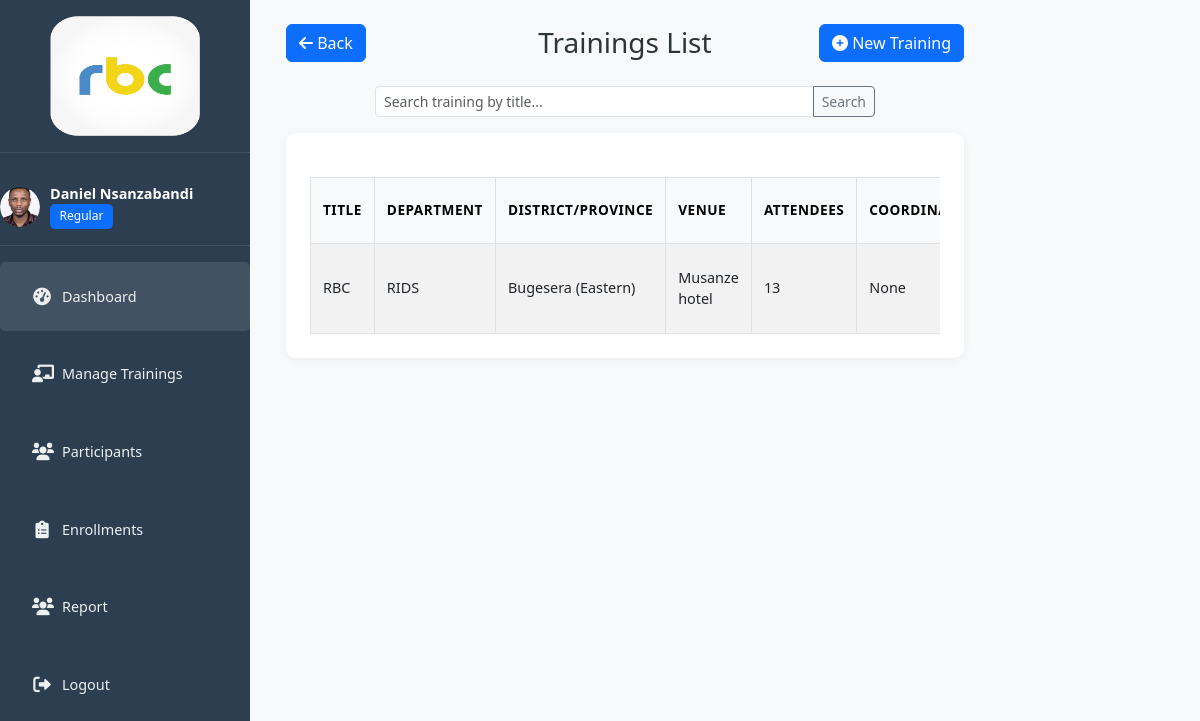
The page /trainings/ (signed in) on the database its author committed.
### trainings/models.py (models this page shows, shortened)
class Staff(AbstractUser):
    ROLE_CHOICES = (
        ('admin', 'Admin'),
        ('regular', 'Regular'),
        ('supervisor', 'Supervisor'),
    )
    contact_number = models.CharField(max_length=20, blank=True)
    position = models.CharField(max_length=100, blank=True)
    department = models.ForeignKey(Department, on_delete=models.SET_NULL, null=True, blank=True)
    role = models.CharField(max_length=50, choices=ROLE_CHOICES, null=True, blank=True)
    profile_picture = models.ImageField(upload_to='profile_pics/', null=True, blank=True)
    active = models.BooleanField(default=False)

class Training(models.Model):
    STATUS_CHOICES = (
        ('pending', 'Pending Approval'),
        ('approved', 'Approved'),
        ('rejected', 'Rejected'),
        ('in_progress', 'In Progress'),
        ('completed', 'Completed'),
        ('canceled', 'Canceled'),
    )
    title = models.CharField(max_length=200)
    department = models.ForeignKey(Department, on_delete=models.SET_NULL, null=True, blank=True)
    province = models.ForeignKey(Province, on_delete=models.SET_NULL, null=True, blank=True)
    district = models.ForeignKey(District, on_delete=models.SET_NULL, null=True, blank=True)
    venue = models.CharField(max_length=255)
    start_date = models.DateField()
    end_date = models.DateField()
    max_capacity = models.PositiveIntegerField()
    rejection_reason = models.TextField(blank=True, null=True)
    coordinator = models.ForeignKey(
        'Staff',
        on_delete=models.SET_NULL,
        null=True,
        blank=True,
        related_name='coordinated_trainings'
    )
    created_by = models.ForeignKey('Staff', on_delete=models.CASCADE)
    status = models.CharField(max_length=20, choices=STATUS_CHOICES, default='pending')
    created_at = models.DateTimeField(auto_now_add=True)
    class Meta:
        ordering = ['-created_at']

class Department(models.Model):
    name = models.CharField(max_length=100, unique=True)
    class Meta:
        ordering = ['name']
    def __str__(self):
        return self.name

class District(models.Model):
    name = models.CharField(max_length=100)
    province = models.ForeignKey(Province, on_delete=models.CASCADE, related_name='districts')
    class Meta:
        unique_together = ('name', 'province')
        ordering = ['province', 'name']
    def __str__(self):
        return f"{self.name} ({self.province.name})"

class Province(models.Model):
    name = models.CharField(max_length=100, unique=True)
    class Meta:
        ordering = ['name']

### trainings/views.py (the view)
# urls.py: path('trainings/', views.training_list, name='training_list'),
@login_required
def training_list(request):
    staff = request.user
    query = request.GET.get('q')
    if staff.role == 'admin':
        trainings = Training.objects.all()
    elif staff.role == 'supervisor':
        trainings = Training.objects.filter(coordinator=staff)
    else:
        trainings = Training.objects.filter(department=staff.department)
    if query:
        trainings = trainings.filter(Q(title__icontains=query) | Q(department__name__icontains=query))
    return render(request, 'trainings/training_list.html', {
        'trainings': trainings,
        'staff': staff
    })

### trainings/templates/trainings/training_list.html (shortened to what this page needs)
{% extends 'base.html' %}
{% load custom_tags %}
{% block content %}
{% include 'trainings/sidebar.html' %}
<div class="main-content container-fluid px-4 py-4">
  <div class="row align-items-center mb-4">
    <div class="col-md-4 text-start">
      <a href="{% url 'dashboard' %}" class="btn btn-primary">
        <i class="fas fa-arrow-left"></i> Back
      </a>
    </div>
    <div class="col-md-4 text-center">
      <h3 class="mb-0">Trainings List</h3>
    </div>
    <div class="col-md-4 text-end">
      <a href="{% url 'training_create' %}" class="btn btn-primary">
        <i class="fas fa-plus-circle"></i> New Training
      </a>
    </div>
  </div>
  <form method="get" class="mb-3 d-flex justify-content-center">
    <div class="input-group input-group-sm" style="max-width: 500px; width: 100%;">
      <input type="text" name="q" class="form-control" placeholder="Search training by title..." value="{{ request.GET.q }}">
      <button class="btn btn-outline-secondary" type="submit">Search</button>
    </div>
  </form>
  <div class="card">
    <div class="card-body">
      {% if trainings %}
      <div class="table-responsive">
        <table class="table table-bordered table-striped align-middle">
          <thead class="table-light">
            <tr>
              <th>Title</th>
              <th>Department</th>
              <th>District/Province</th>
              <th>Venue</th>
              <th>Attendees</th>
              <th>Coordinator</th>
            </tr>
          </thead>
          <tbody>
            {% for training in trainings %}
            <tr>
              <td>{{ training.title }}</td>
              <td>{{ training.department }}</td>
              <td>{{ training.district }}</td>
              <td>{{ training.venue }}</td>
              <td>{{ training.max_capacity }}</td>
              <td>{{ training.coordinator }}</td>
            </tr>
            {% endfor %}
          </tbody>
        </table>
      </div>
      {% else %}
      <div class="text-center py-4">
        <i class="fas fa-chalkboard-teacher fa-3x text-muted mb-3"></i>
        <h4>No training sessions found</h4>
        <p>Create your first training by clicking the "New Training" button above.</p>
      </div>
      {% endif %}
    </div>
  </div>
</div>
{% endblock %}

### trainings/templates/trainings/sidebar.html (shortened to what this page needs)
{% load static %}
<div class="sidebar">
  <div class="logo">
    <img src="{% static 'img/logo1.png' %}" alt="Logo" width="150" height="120">
  </div>
  <div class="user-info">
    <div class="avatar">
      {% if staff.profile_picture %}
        <img src="{{ staff.profile_picture.url }}" alt="User avatar" class="rounded-circle" width="50" height="50">
      {% else %}
        <img src="https://via.placeholder.com/50" alt="User avatar" class="rounded-circle" width="50" height="50">
      {% endif %}
    </div>
    <div class="user-details">
      <h5>{{ staff.get_full_name }}</h5>
      <span class="badge bg-primary">{{ staff.role|title }}</span>
    </div>
  </div>
  <div class="menu">
    <ul>
      <li class="active">
        <a href="{% url 'dashboard' %}">
          <i class="fas fa-tachometer-alt"></i>
          <span>Dashboard</span>
        </a>
      </li>
      {% if staff.role == 'admin' %}
      <li>
        <a href="{% url 'training_list' %}">
          <i class="fas fa-chalkboard-teacher"></i>
          <span>Manage Trainings</span>
        </a>
      </li>
        <li>
          <a href="{% url 'participant_list' %}">
            <i class="fas fa-users"></i>
            <span>Manage Participants</span>
          </a>
        </li>
        <li>
          <a href="{% url 'staff_list' %}">
            <i class="fas fa-user-tie"></i>
            <span>Manage Staff</span>
          </a>
        </li>
        <li>
          <a href="{% url 'department_list' %}">
            <i class="fas fa-building"></i>
            <span>Manage Departments</span>
          </a>
        </li>
        <li>
          <a href="{% url 'enrollment_list' %}">
            <i class="fas fa-clipboard-list"></i>
            <span>Manage Enrollments</span>
          </a>
        </li>
        <li>
          <a href="{% url 'attendee_report' %}">
            <i class="fas fa-file-alt"></i>
            <span>Attendee Report</span>
          </a>
        </li>
      {% elif staff.role == 'regular' %}
        <li>
          <a href="{% url 'training_list' %}">
            <i class="fas fa-chalkboard-teacher"></i>
            <span>Manage Trainings</span>
          </a>
        </li>
        <li>
          <a href="{% url 'participant_list' %}">
            <i class="fas fa-users"></i>
            <span>Participants</span>
          </a>
        </li>
        <li>
          <a href="{% url 'enrollment_list' %}">
            <i class="fas fa-clipboard-list"></i>
            <span>Enrollments</span>
          </a>
        </li>
        <li>
          <a href="{% url 'my_training_report' %}">
            <i class="fas fa-users"></i>
            <span>Report</span>
          </a>
        </li>
      {% endif %}
      <li>
        <a href="{% url 'logout' %}">
          <i class="fas fa-sign-out-alt"></i>
          <span>Logout</span>
        </a>
      </li>
    </ul>
  </div>
</div>

### trainings/static/css/main_admin.css (style rules this page uses)
:root { --primary-color: #6c5ce7; --secondary-color: #00b894; --danger-color: #ff7675; --warning-color: #fdcb6e; --text-color: #2d3436; --light-text: #636e72; --bg-color: #f5f6fa; --card-bg: #ffffff; --sidebar-bg: #2c3e50; --sidebar-text: #ecf0f1; }
body { background-color: var(--bg-color); color: var(--text-color); font-family: 'Segoe UI', Tahoma, Geneva, Verdana, sans-serif; margin: 0; padding: 0; }
.sidebar { width: 250px; min-height: 100vh; background-color: #2c3e50; color: #fff; position: sticky; top: 0; }
.logo { padding: 1rem 0; border-bottom: 1px solid rgba(255,255,255,0.1); margin-bottom: 1rem; text-align: center; }
.user-info { display: flex; align-items: center; padding: 1rem 0; border-bottom: 1px solid rgba(255,255,255,0.1); margin-bottom: 1rem; }
.avatar { width: 40px; height: 40px; border-radius: 50%; overflow: hidden; margin-right: 10px; }
.avatar img { width: 100%; height: 100%; object-fit: cover; }
.user-details h5 { margin: 0; font-size: 0.9rem; font-weight: 600; }
.menu ul { list-style: none; padding: 0; margin: 0; }
.menu li { margin-bottom: 0.5rem; border-radius: 5px; transition: all 0.3s; }
.menu li.active, .menu li:hover { background-color: rgba(255,255,255,0.1); }
.menu li a, .menu li { display: flex; align-items: center; padding: 0.75rem 1rem; color: var(--sidebar-text); text-decoration: none; font-size: 0.9rem; }
.menu li i { margin-right: 10px; font-size: 1.1rem; width: 20px; text-align: center; }
.main-content { flex: 1; margin-left: 250px; padding: 1rem; }
.card { background-color: var(--card-bg); border-radius: 10px; box-shadow: 0 2px 10px rgba(0,0,0,0.05); overflow: hidden; margin-bottom: 1.5rem; border: none; }
.card-body { padding: 1.5rem; }
.table { width: 100%; margin-bottom: 0; }
.table th { font-weight: 600; font-size: 0.85rem; text-transform: uppercase; letter-spacing: 0.5px; border-top: none; padding: 0.75rem; vertical-align: middle; }
.table td { padding: 0.75rem; vertical-align: middle; font-size: 0.9rem; }
.badge { padding: 0.4rem 0.6rem; font-size: 0.75rem; font-weight: 500; border-radius: 5px; }
html, body { height: 100%; margin: 0; padding: 0; scroll-behavior: smooth; overflow-x: hidden; }
body { display: flex; flex-direction: column; }
.sidebar { position: fixed; left: 0; top: 0; height: 100vh; overflow-y: auto; z-index: 100; }
.main-content { margin-left: 250px; flex: 1; min-height: 100vh; padding: 1rem; overflow-y: auto; position: relative; top: 0; }
.main-content { padding-top: 20px; width: calc(100% - 250px); box-sizing: border-box; }
.top-nav, h1, h2, h3, h4 { margin-top: 0; padding-top: 0; }
.table-responsive { width: 100%; margin-top: 20px; }

### rows shown on the page
Staff: profile_picture (picture), get_full_name "Daniel Nsanzabandi", role "Regular"
Training: title "RBC", department "RIDS", district "Bugesera (Eastern)", venue "Musanze hotel", max_capacity "13", coordinator "None"
